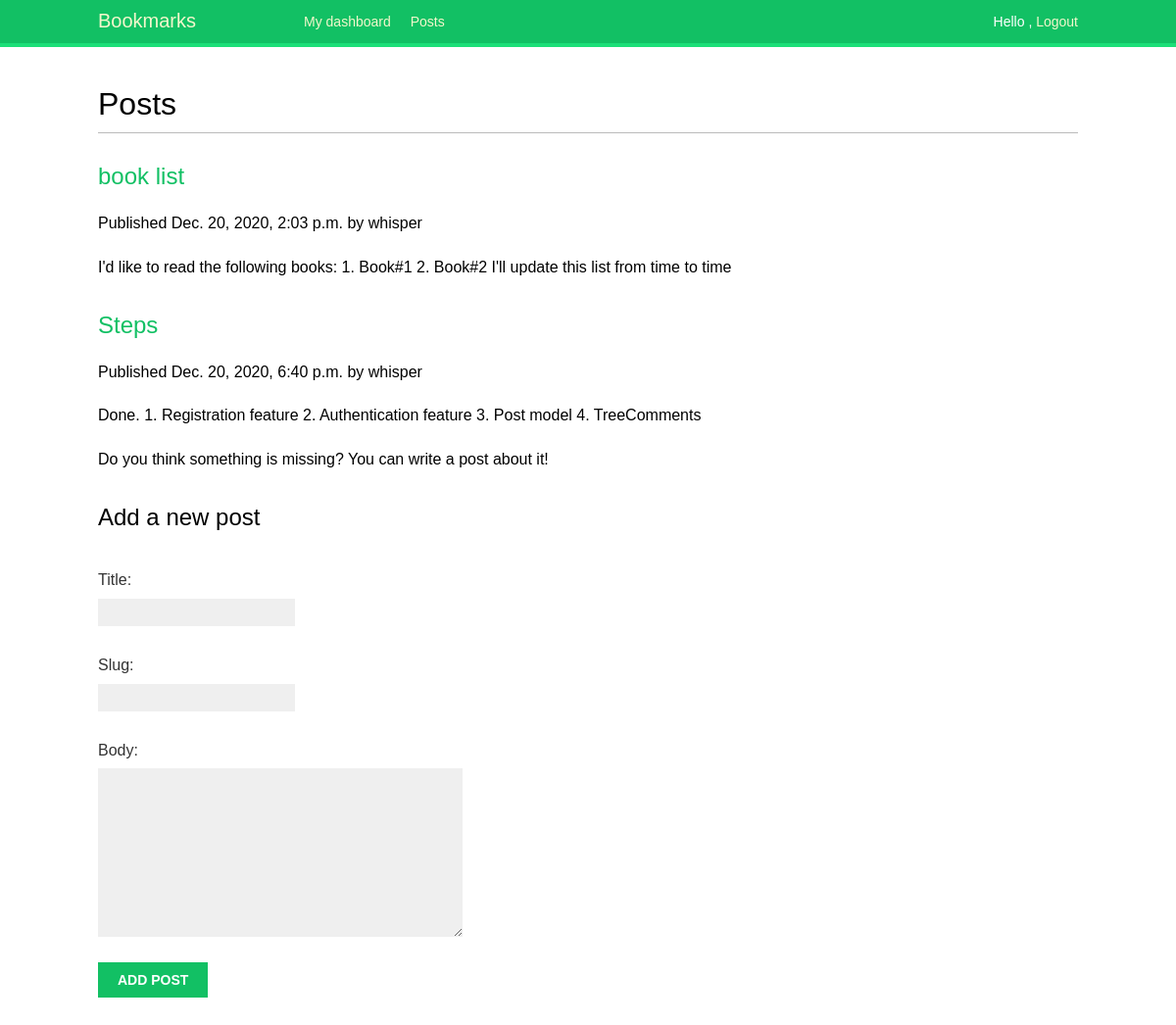
Page /account/posts/ (signed in) on the committed database.
### account/models.py (models this page shows)
class Post(models.Model):
    STATUS_CHOICES = (
        ('draft', 'Draft'),
        ('published', 'Published'),
    )
    title = models.CharField(max_length=250)
    slug = models.SlugField(max_length=250,
                            unique_for_date='publish')
    author = models.ForeignKey(User,    #model of the Django authentication system
                               on_delete=models.CASCADE,
                               related_name='bookmark_posts')
    body = models.TextField()
    publish = models.DateTimeField(default=timezone.now)
    created = models.DateTimeField(auto_now_add=True)
    updated = models.DateTimeField(auto_now=True)
    status = models.CharField(max_length=10,
                              choices=STATUS_CHOICES,
                              default='draft')
    objects = models.Manager() # The default manager.
    published = PublishedManager() # Our custom manager.

### account/views.py (the view)
# urls.py: path('posts/', views.post_list, name='post_list'),
@login_required
def post_list(request):
    posts = Post.published.all()
    new_post = None
    if request.method == 'POST':
        post_form = PostForm(data=request.POST)
        if post_form.is_valid():
            new_post = post_form.save(commit=False)
            new_post.author = request.user
            new_post.save()
    else:
        post_form = PostForm()
    return render(request,
                  'account/post/list.html',
                  {'posts': posts,
                   'new_post': new_post,
                   'post_form': post_form})

### account/forms.py
class PostForm(forms.ModelForm):
	class Meta:
		model = Post
		fields = ('title', 'slug', 'body')

### account/models.py (called while the page is built)
    def get_queryset(self):
        return super(PublishedManager, self).\
                 get_queryset().filter(status='published')

### account/templates/account/post/list.html (shortened to what this page needs)
{% extends "base.html" %}
{% block content %}
	<h1>Posts</h1>
	{% for post in posts %}
		<h2>
			<a href='{% url "post_detail" post.publish.year post.publish.month post.publish.day post.slug %}'>
				{{ post.title }}
			</a>
		</h2>
		<p class="date">
			Published {{ post.publish }} by {{ post.author }}
		</p>
		{{ post.body|truncatewords:30|linebreaks }}
	{% endfor %}
	<p> Do you think something is missing? You can write a post about it! </p>
	{% if new_post %}
        <h2>Your post has been successfully sent to moderation.</h2>
    {% else %}
        <h2>Add a new post</h2>
        <form method="post">
            {{ post_form.as_p }}
            <p><input type="submit" value="Add post"></p>
        </form>
    {% endif %}
{% endblock %}

### account/static/css/base.css (style rules this page uses)
body { margin:0; padding:0; font-family:helvetica, sans-serif; }
p { line-height: 1.8; }
a { color:#12c064; text-decoration:none; }
h1, h2, h3, h4, h5 , h6 { font-family: 'Muli', sans-serif; font-weight:normal; }
h1 { border-bottom:1px solid #bbb; padding:0 0 10px 0; margin:10px 0 20px 0; }
h2 { margin:30px 0 20px; }
form { overflow:auto; }
form p { width:100%; overflow:auto; }
label { float:left; clear:both; color:#333; margin-bottom:4px; }
input, textarea { clear:both; float:left; margin:0 0 10px; background:#efefef; border:0; padding:6px 10px; font-size:14px; }
input[type=submit], a.button { font-weight:bold; background:#12c064; color:#fff; padding:10px 20px; font-size:14px; text-transform:uppercase; }

### rows in the picture
Post: title "book list", publish "Dec. 20, 2020, 2:03 p.m.", author "whisper", body "I'd like to read the following books: 1. Book#1 2. Book#2 I'll update this list from time to time"
Post: title "Steps", publish "Dec. 20, 2020, 6:40 p.m.", author "whisper", body "Done. 1. Registration feature 2. Authentication feature 3. Post model 4. TreeComments"
